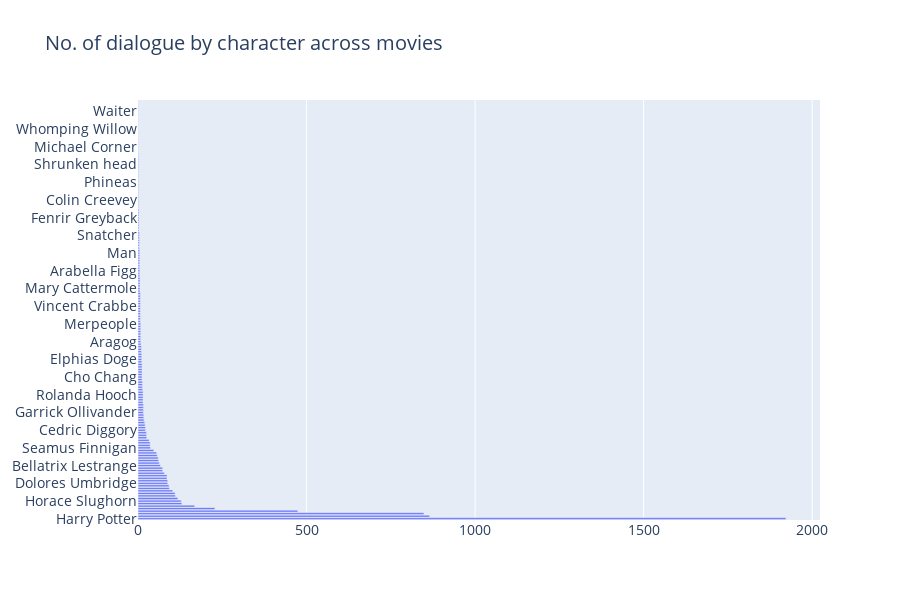

Notebook code cell kept with this figure:
### Code cell
fig = make_subplots()

fig.add_trace(
    go.Bar(x=y1, y=x,name=x_label, width=.7, orientation='h')
)

fig.update_layout(
    title_text=chart_title,
    height=600,
    barmode='stack',
    font=dict(size=14),
    bargap=0.5,
    yaxis={'categoryorder':'total descending'},
)

fig.show()

### Figure 1 — Plotly figure (JSON) as saved in the notebook; plotly's stock layout.template omitted (floating-point values rounded to 4 significant figures; data arrays with more than 128 entries replaced by an {"elided": "..."} marker saying what was removed)
{"data": [{"name": "Character", "orientation": "h", "type": "bar", "width": 0.7, "x": {"elided": "166 int values"}, "y": {"elided": "166 str values"}}], "layout": {"bargap": 0.5, "barmode": "stack", "font": {"size": 14}, "height": 600, "title": {"text": "No. of dialogue by character across movies"}, "xaxis": {"anchor": "y", "domain": [0, 1]}, "yaxis": {"anchor": "x", "categoryorder": "total descending", "domain": [0, 1]}}}
